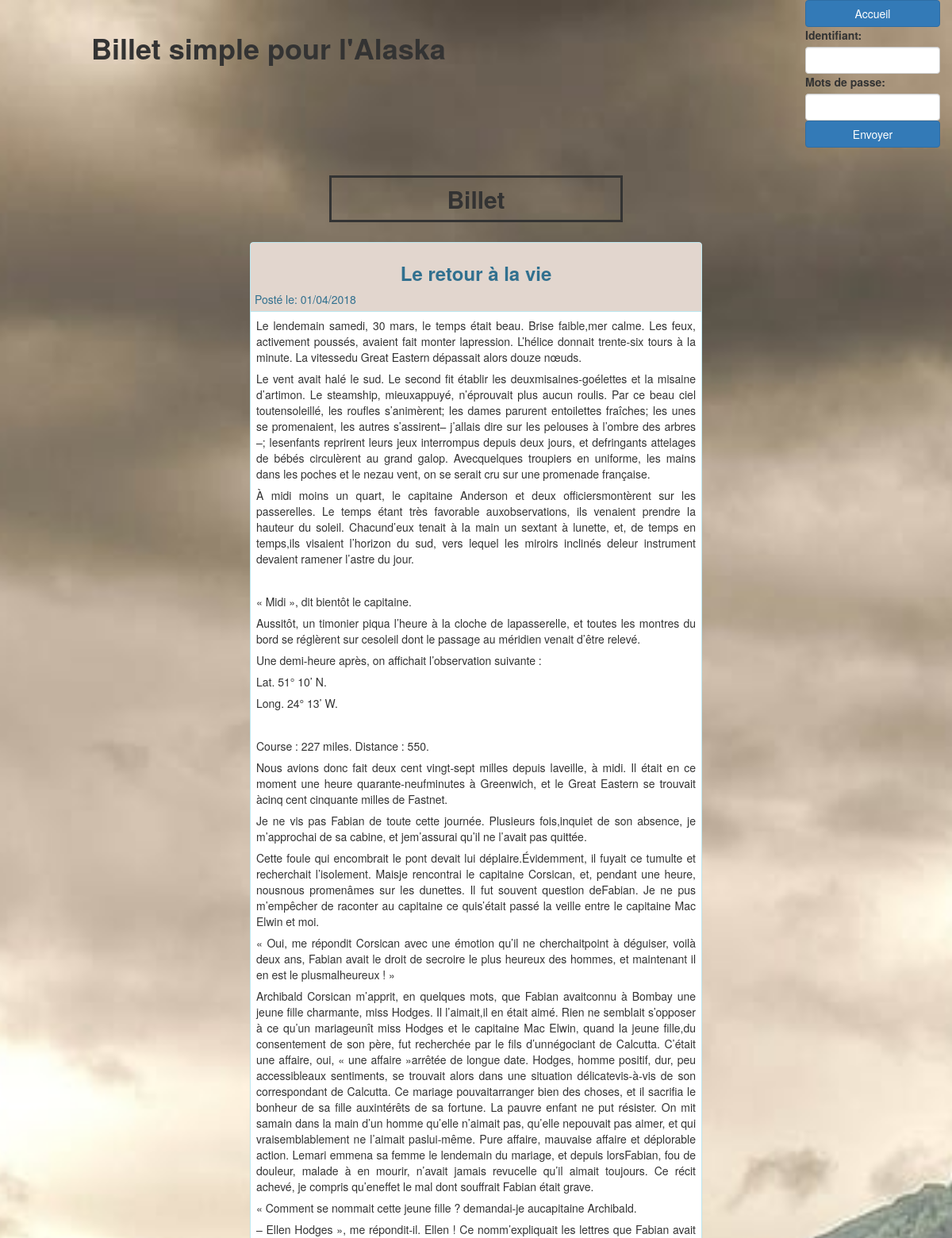
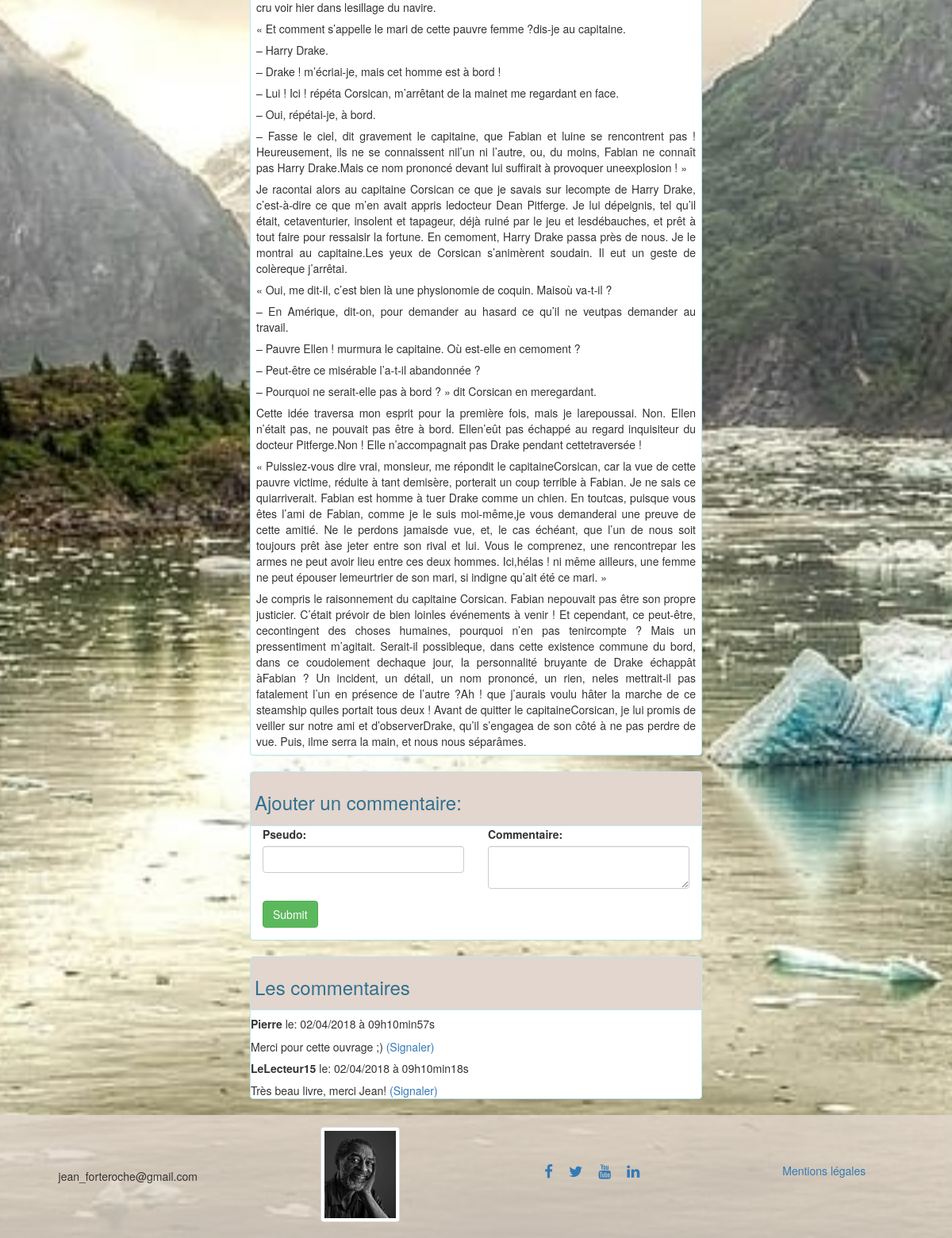
/index.php?action=post&id=79, run on the app's committed database (2 pictures, top to bottom).
### tables this page shows
CREATE TABLE IF NOT EXISTS `posts` (
  `id` int(11) NOT NULL AUTO_INCREMENT,
  `title` varchar(255) NOT NULL,
  `content` text NOT NULL,
  `date_creation` date NOT NULL,
  PRIMARY KEY (`id`)
);

CREATE TABLE IF NOT EXISTS `comments` (
  `id` int(11) NOT NULL AUTO_INCREMENT,
  `post_id` int(11) NOT NULL,
  `author` varchar(255) NOT NULL,
  `comment` text NOT NULL,
  `comment_date` datetime NOT NULL,
  `signalComment` varchar(255) NOT NULL,
  PRIMARY KEY (`id`)
);

### controller/frontController.php (called while the page is built, shortened)
<?php
function post($id_post)
{
	$postManager = new PostManagerPDO();
	$commentManager = new CommentManagerPDO();
	$db2 = $postManager->getPost($id_post);
	$listComments = $commentManager->getComments($id_post);
	require('view/frontend/postViewPDO.php');
}

### model/src/PostManagerPDO.php (called while the page is built, shortened)
<?php
class PostManagerPDO extends ManagerPDO
{
	public function getPost($id_post)
	{
		$db = $this->call_db();
		$db1 = $db->prepare('SELECT id, title, DATE_FORMAT(date_creation, \'%d/%m/%Y\') AS date_creation, content FROM posts WHERE id = ?');
		$db1->setFetchMode(\PDO::FETCH_CLASS | \PDO::FETCH_PROPS_LATE, 'JeanForteroche\Post');
		$db1->execute(array($id_post));
		$db2 = $db1->fetchAll();
			return $db2;
	}
}

### model/src/Post.php (called while the page is built, shortened)
<?php
class Post
{
	private $id;
	private $title;
	private $content;
	private $date_creation;
	public function getId()
	{
		return $this->id;
	}
	public function getTitle()
	{
		return $this->title;
	}
	public function getContent()
	{
		return $this->content;
	}
	public function getDateCreation()
	{
		return $this->date_creation;
	}
}

### model/src/CommentManagerPDO.php (called while the page is built, shortened)
<?php
class CommentManagerPDO extends ManagerPDO
{
	public function getComments($id_post)
	{
		$db = $this->call_db();
		$db1 = $db->prepare('SELECT id, post_id, author, comment, DATE_FORMAT(comment_date, \'%d/%m/%Y à %Hh%imin%ss\') AS comment_date FROM comments WHERE post_id = ? ORDER BY comment_date DESC');
		$db1->setFetchMode(\PDO::FETCH_CLASS | \PDO::FETCH_PROPS_LATE, 'JeanForteroche\Comment');
		$db1->execute(array($id_post));
		$listComments = $db1->fetchAll();
			return $listComments;
	}
}

### model/src/Comment.php (called while the page is built, shortened)
<?php
class Comment
{
	private $id;
	private $author;
	private $comment;
	private $comment_date;
	public function getId()
	{
		return $this->id;
	}
	public function getAuthor()
	{
		return $this->author;
	}
	public function getComment()
	{
		return $this->comment;
	}
	public function getCommentDate()
	{
		return $this->comment_date;
	}
}

### view/frontend/postViewPDO.php (the view, shortened to what this page needs)
<?php
	if(isset($_SESSION['pseudo']))
	{
?>
		<div id="width-button" class="buttons front col-xs-offset-2 col-xs-8 col-xs-offset-2 col-md-offset-3 col-md-3 pull-right info">
		<span id="bonjour class="pull-right">Bonjour <strong>Jean Forteroche</strong></span>
		<a href="/index.php?action=index" class="btn btn-primary btn-block font-button">Accueil</a>
		<a href="index.php?action=displayTitles" class="btn btn-primary pull-right btn-block font-button">Page d'administration</a>
		<a href="<?= ROOT; ?>/index.php?action=logout" class="btn btn-danger btn-block font-button">Déconnexion</a>
		</div>
<?php
	}
	else
	{
?>
		<div class="front col-xs-12 col-md-offset-4 col-md-2 pull-right info">
			<form method="post" action="index.php?action=connexion&action2=displayTitles" class="pull-right">
				<div class="form-group">
			 	<a href="/index.php?action=index" class="btn btn-primary btn-block font-button">Accueil</a>
			  	<label for="id">Identifiant: </label><input type="text" class="form-control" name="id" id="id">
			  	<label for="pass">Mots de passe: </label><input type="password" class="form-control" name="pass" id="pass">
			 	<input type="submit" name="Envoyer" value="Envoyer" class="btn btn-primary btn-block font-button" />
				</div>
			</form>
		</div>
<?php
	}
$form = ob_get_clean() ?>
	<div class="col-xs-offset-1 col-xs-10 col-xs-offset-1 col-md-offset-4 col-md-4 col-md-offset-4">
		<h2 id="title_view_posts"><strong>Billet</strong></h2>
	</div>
<?php foreach ($db2 as $value)
{
?>
	<div class="col-xs-12 col-md-offset-3 col-md-6 col-md-offset-3">
		<div class="panel panel-info">
			<div id="panel-heading" class="panel-heading">
				<h3 id="title-center"><?= $value->getTitle(); ?></h3>
				Posté le: <?= $value->getDateCreation(); ?>
			</div>
 			<div class="list-group">
 				<?= $value->getContent(); ?>
			</div>
		</div>
	</div>
<?php
}
?>
	<div class="col-xs-12 col-md-offset-3 col-md-6 col-md-offset-3">
		<div class="panel panel-info">
			<div id="panel-heading" class="panel-heading">
				<h3> Ajouter un commentaire:</h3>
			</div>
			<div id="list-group" class="list-group">
				<form  method="POST" action="<?= ROOT; ?>/index.php?action=addComment&id=<?= $value->getId(); ?>">
					<div class="form-group col-md-6">
						<label for="pseudo">Pseudo: </label><input type="text" name="pseudo" id="pseudo" class="form-control">
					</div>
					<div class="form-group col-md-6">
						<label for="comment">Commentaire: </label><textarea name="comment" id="comment" class="form-control"></textarea>
					</div>
					<div id="btn" class="form-group">
						<input type="submit" class="btn btn-success font-button" />
					</div>
				</form>
			</div>
		</div>
	</div>
	<div class="col-xs-12 col-md-offset-3 col-md-6 col-md-offset-3">
		<div class="panel panel-info">
			<div id="panel-heading" class="panel-heading">
				<h3>Les commentaires</h3>
			</div>
			<?php
			foreach ($listComments as $newValue)
			{
			?>
				<div class="list-group">
					<h5><strong><?= $newValue->getAuthor(); ?></strong> le: <?= $newValue->getCommentDate(); ?></h5>
		 			<?= $newValue->getComment(); ?> <a href="<?= ROOT; ?>/index.php?action=signalComment&idComment=<?= $newValue->getId(); ?>&id=<?= $value->getId(); ?>" class="signal">(Signaler)</a>
				</div>
			<?php
			}
			?>
		</div>
	</div>
<?php $content = ob_get_clean();
require('view/frontend/frontTemplate.php'); ?>

### css/style.css (style rules this page uses)
#body { margin: 0; padding: 0; background: url(doc/new_a5.jpg) no-repeat center fixed; background-size: cover; }
p { margin: 7px; }
#title-center { text-align: center; font-weight: bold; }
#title_view_posts { text-align: center; border: solid; padding: 10px; margin-bottom: 25px; }
#panel-heading { background-color: #e2d6ce; padding: 5px; }
.list-group { word-wrap: break-word; }
#list-group { background-color: white; }
#btn { padding-left: 15px; }
.info, .col-md-3 { display: flex; flex-direction: column; align-items: center; }

### data on the page
posts: title "Le retour à la vie", DateCreation "01/04/2018", content "Le lendemain samedi, 30 mars, le temps était beau. Brise faible,mer calme. Les feux, activement poussés, avaient fait monter lapression. L’hélice donnait trente-six tours à la minute. La vitessedu Great Eastern dépassait alors douze nœuds. Le vent avait halé le sud. Le second fit établir les deuxmisaines-goélettes et la misaine d’artimon. Le steamship, mieuxappuyé, n’éprouvait plus aucun roulis. Par ce beau ciel toutensoleillé, les roufles s’animèrent; les dames parurent entoilettes fraîches; les unes se promenaient, les autres s’assirent– j’allais dire sur les pelouses à l’ombre des arbres –; lesenfants reprirent leurs jeux interrompus depuis deux jours, et defringants attelages de bébés…"
comments: author "Pierre", CommentDate "02/04/2018 à 09h10min57s", comment "Merci pour cette ouvrage ;)"
comments: author "LeLecteur15", CommentDate "02/04/2018 à 09h10min18s", comment "Très beau livre, merci Jean!"

### other printed values
$title "Billet simple pour l'Alaska"
